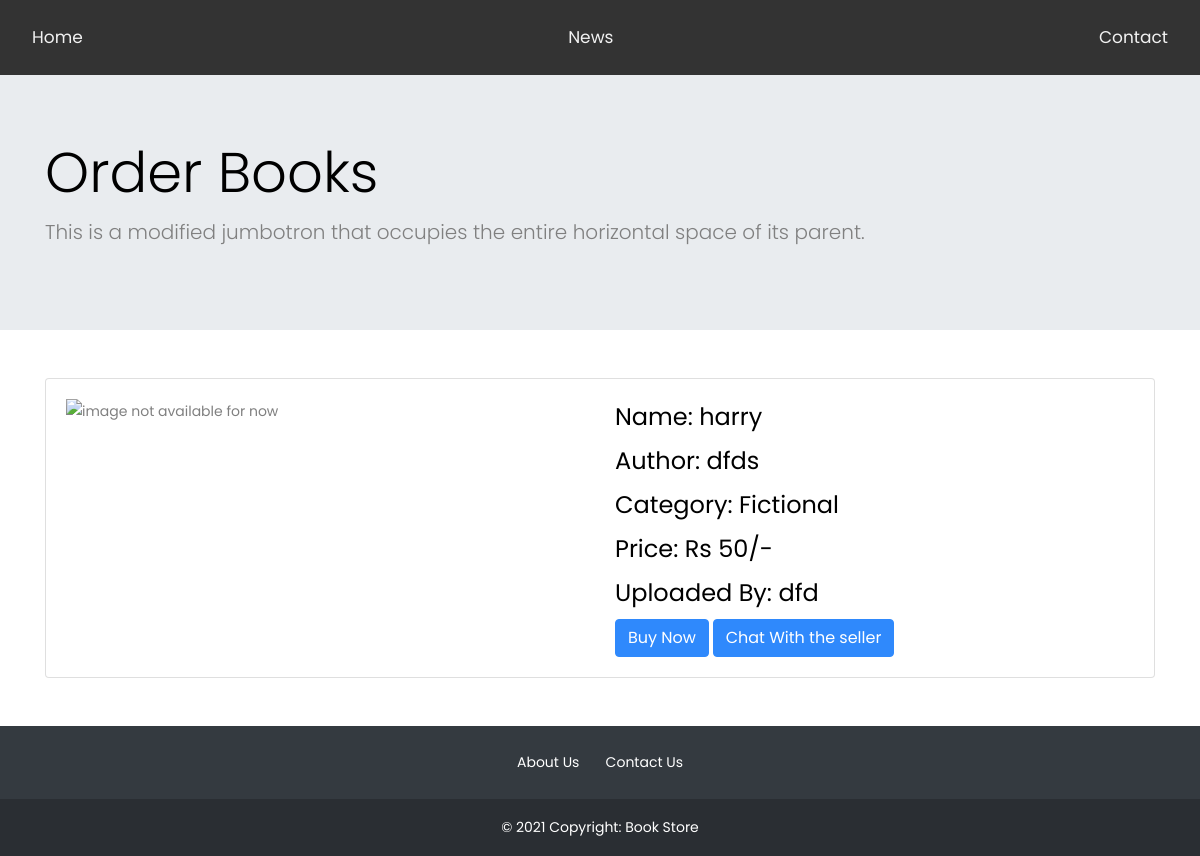
Screenshot of /orderbook.php?bid=875677398 (signed in) with the database file from the repository.
### tables this page shows
CREATE TABLE IF NOT EXISTS `entrybook` (
  `uploaded_by` varchar(50) NOT NULL,
  `bookid` int NOT NULL,
  `book_name` varchar(200) NOT NULL,
  `book_image` varchar(250) NOT NULL,
  `author` varchar(100) NOT NULL,
  `category` varchar(50) NOT NULL,
  `price` int NOT NULL
);

CREATE TABLE IF NOT EXISTS `register` (
  `name` varchar(50) NOT NULL,
  `email` varchar(50) NOT NULL,
  `phone` int NOT NULL,
  `password` varchar(255) NOT NULL,
  PRIMARY KEY (`email`)
);

### orderbook.php (the view, shortened to what this page needs)
<!doctype html>
<?php
$conn = mysqli_connect("localhost","root","","bookstore");
$bid = $_GET['bid'];
$uploaded_by = "";
$name = "";
$sql1 = "select uploaded_by from entrybook where bookid = '$bid'";
$res1 = mysqli_query($conn,$sql1);
while($y = mysqli_fetch_assoc($res1))
{
  $uploaded_by = $y['uploaded_by'];
}
$sql2 = "select name from register where email = '$uploaded_by'";
$res2 = mysqli_query($conn,$sql2);
while($z = mysqli_fetch_assoc($res2))
{
  $name = $z['name'];
}
$sql = "select * from entrybook where bookid='$bid'";
$res = mysqli_query($conn,$sql);
$bookname = "";
$author = "";
$price = "";
$category = "";
while ($row = mysqli_fetch_assoc($res))
{
    $bookname = $row['book_name'];
    $author = $row['author'];
    $price = $row['price'];
    $category = $row['category'];
  if ($category == 1){
    $category = "Fictional";
  }
  elseif ($category == 2)
  {
    $category = "Engineering";
  }
}
?>
<html lang="en">
  <head>
    <link href="https://cdn.jsdelivr.net/npm/bootstrap@5.1.1/dist/css/bootstrap.min.css" rel="stylesheet">
		<link rel="stylesheet" href="https://stackpath.bootstrapcdn.com/font-awesome/4.7.0/css/font-awesome.min.css">
		<link rel="stylesheet" href="css/style.css">
  </head>
  <body>
  <div class="navbar">
  <a href="index.php">Home</a>
  <a href="#news">News</a>
  <a href="#contact">Contact</a>
</div>
    <section>
      <div class="jumbotron jumbotron-fluid">
        <div class="container" id="jumbo">
          <h1 class="display-4">Order Books</h1>
          <p class="lead">This is a modified jumbotron that occupies the entire horizontal space of its parent.</p>
        </div>
      </div>
    </section>
    <section class = "container mt-5 mb-5">
        <div class = "card card-body">
        <div class = "row">
        <div class = "col-sm-6">
            <img src = "" alt = "image not available for now">
    </div>
    <div class = "col-sm-6">
    <h4>Name: <?php echo $bookname; ?> </h4>
    <h4>Author: <?php echo $author; ?></h4>
    <h4>Category: <?php echo $category; ?></h4>
    <h4>Price: Rs <?php echo $price ;?>/-</h4>
    <h4>Uploaded By: <?php echo $name; ?></h4>
    <button class = "btn btn-primary">Buy Now</button>
    <button class = "btn btn-primary">Chat With the seller</button>
    </div>
</div>
</div>
</section>
    <footer class="bg-dark text-center text-white">
      <div class="container p-4 pb-0">
        <a href="">About Us</a>
        <a href="">Contact Us</a>
      </div>
      <div class="text-center p-3" style="background-color: rgba(0, 0, 0, 0.2);">
        © <script>document.write(new Date().getFullYear())</script> Copyright: Book Store
      </div>
    </footer>
  </body>
</html>

### orderbook.php (style rules this page uses)
a { text-decoration: none; color:#fff; }
a:link { color: #fff; }
body { margin:150; }
.navbar { overflow: hidden; background-color: #333; position: sticky; z-index: 10; top: 0; width: 100%; }
.navbar a { float: left; display: block; color: #f2f2f2; text-align: center; padding: 14px 16px; text-decoration: none; font-size: 17px; }

### rows the page displays
entrybook: book_name "harry", author "dfds", category "Fictional", price "50"
register: name "dfd"
